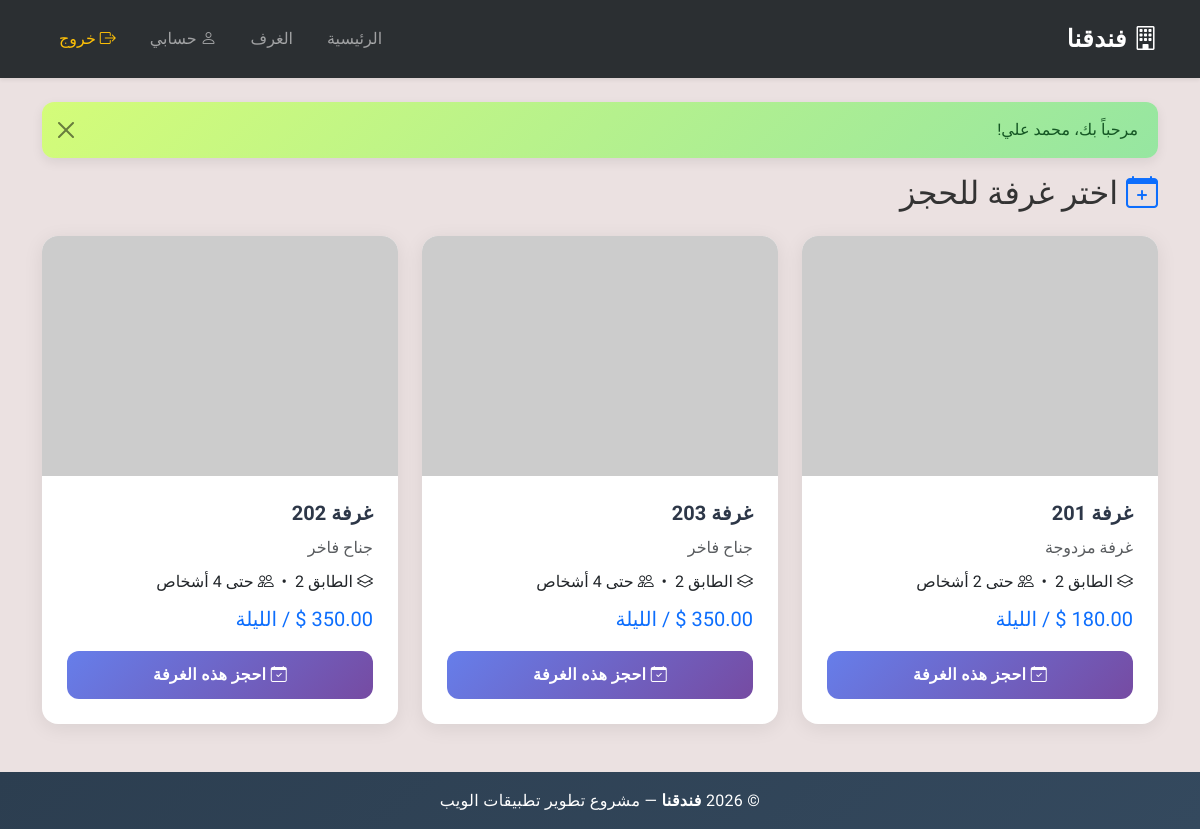
The page /customer/book.php (signed in) on the database its author committed.
### tables this page shows
CREATE TABLE `rooms` (
  `id` int(11) NOT NULL,
  `room_number` varchar(10) NOT NULL,
  `room_type_id` int(11) NOT NULL,
  `floor` int(11) DEFAULT 1,
  `status` enum('available','occupied','maintenance') DEFAULT 'available'
);

CREATE TABLE `room_types` (
  `id` int(11) NOT NULL,
  `name` varchar(100) NOT NULL,
  `description` text DEFAULT NULL,
  `price_per_night` decimal(10,2) NOT NULL,
  `capacity` int(11) NOT NULL DEFAULT 2,
  `image` varchar(255) DEFAULT NULL
);

### customer/book.php (the view, shortened to what this page needs)
<?php
require_once __DIR__ . '/../config/db.php';
require_once __DIR__ . '/../includes/functions.php';
$room_id = (int)($_GET['room_id'] ?? $_POST['room_id'] ?? 0);
if (!$room_id) {
    $availableRooms = $pdo->query(
        "SELECT r.*, rt.name AS type_name, rt.price_per_night, rt.capacity
         FROM rooms r
         JOIN room_types rt ON r.room_type_id = rt.id
         WHERE r.status = 'available'
         ORDER BY rt.price_per_night"
    )->fetchAll();
    include __DIR__ . '/../includes/header.php';
    ?>
    <h2 class="mb-4"><i class="bi bi-calendar-plus text-primary"></i> اختر غرفة للحجز</h2>
    <div class="row g-4">
      <?php foreach ($availableRooms as $r): ?>
        <div class="col-md-4">
          <div class="card room-card h-100">
            <img src="https://picsum.photos/seed/room<?= $r['id'] ?>/400/250" class="card-img-top" alt="room">
            <div class="card-body">
              <h5>غرفة <?= e($r['room_number']) ?></h5>
              <p class="text-muted mb-2"><?= e($r['type_name']) ?></p>
              <p class="mb-2">
                <i class="bi bi-layers"></i> الطابق <?= $r['floor'] ?>
                &nbsp;•&nbsp;
                <i class="bi bi-people"></i> حتى <?= $r['capacity'] ?> أشخاص
              </p>
              <p class="fs-5 text-primary mb-3">
                <?= number_format($r['price_per_night'], 2) ?> $ / الليلة
              </p>
              <a href="book.php?room_id=<?= $r['id'] ?>" class="btn btn-primary w-100">
                <i class="bi bi-calendar-check"></i> احجز هذه الغرفة
              </a>
            </div>
          </div>
        </div>
      <?php endforeach; ?>
    </div>
    <?php
    include __DIR__ . '/../includes/footer.php';
    exit;
}
include __DIR__ . '/../includes/header.php';
?>
<?php include __DIR__ . '/../includes/footer.php'; ?>

### assets/css/style.css (style rules this page uses)
* { box-sizing: border-box; }
body { font-family: 'Tajawal', 'Segoe UI', Tahoma, sans-serif; background-color: #ebe1e1; color: #333; line-height: 1.6; }
.room-card { border: none; border-radius: 20px; overflow: hidden; transition: all 0.4s cubic-bezier(0.175, 0.885, 0.32, 1.275); box-shadow: 0 5px 20px rgba(0, 0, 0, 0.08); background: white; }
.room-card img { height: 240px; object-fit: cover; transition: transform 0.6s ease; width: 100%; }
.room-card .card-body { padding: 25px; }
.room-card h5 { font-weight: 700; color: #2d3748; margin-bottom: 10px; }
.room-card .btn-primary { background: linear-gradient(135deg, #667eea 0%, #764ba2 100%); border: none; border-radius: 12px; padding: 12px 24px; font-weight: 600; transition: all 0.3s ease; }
.card { border: none; border-radius: 16px; box-shadow: 0 4px 15px rgba(0, 0, 0, 0.06); transition: box-shadow 0.3s ease; background: white; }
.card-body { padding: 25px; }
.btn { border-radius: 10px; padding: 10px 22px; font-weight: 600; transition: all 0.3s ease; letter-spacing: 0.3px; }
.btn-primary { background: linear-gradient(135deg, #667eea 0%, #764ba2 100%); border: none; }
.card, .stat-card, .room-card { animation: fadeInUp 0.5s ease-out; }
.card { border: none; border-radius: 16px; box-shadow: 0 4px 20px rgba(0, 0, 0, 0.08); transition: all 0.4s cubic-bezier(0.175, 0.885, 0.32, 1.275); overflow: hidden; position: relative; }
.card::before { content: ''; position: absolute; top: 0; left: 0; right: 0; height: 3px; background: linear-gradient(90deg, #667eea, #764ba2, #f093fb, #f5576c); background-size: 300% 100%; opacity: 0; transition: opacity 0.4s ease; animation: shimmer 3s linear infinite; }
.btn { position: relative; overflow: hidden; }
.btn::after { content: ''; position: absolute; top: 50%; left: 50%; width: 0; height: 0; border-radius: 50%; background: rgba(255, 255, 255, 0.3); transform: translate(-50%, -50%); transition: width 0.6s ease, height 0.6s ease; }
.room-card img { transition: transform 0.6s cubic-bezier(0.175, 0.885, 0.32, 1.275); }
.bi { transition: all 0.3s ease; }

### rows shown on the page
rooms: room_number "201", room_type.name "غرفة مزدوجة"
rooms: room_number "203", room_type.name "جناح فاخر"
rooms: room_number "202", room_type.name "جناح فاخر"

### other values the page prints
$f['msg'] "مرحباً بك، محمد علي!"
